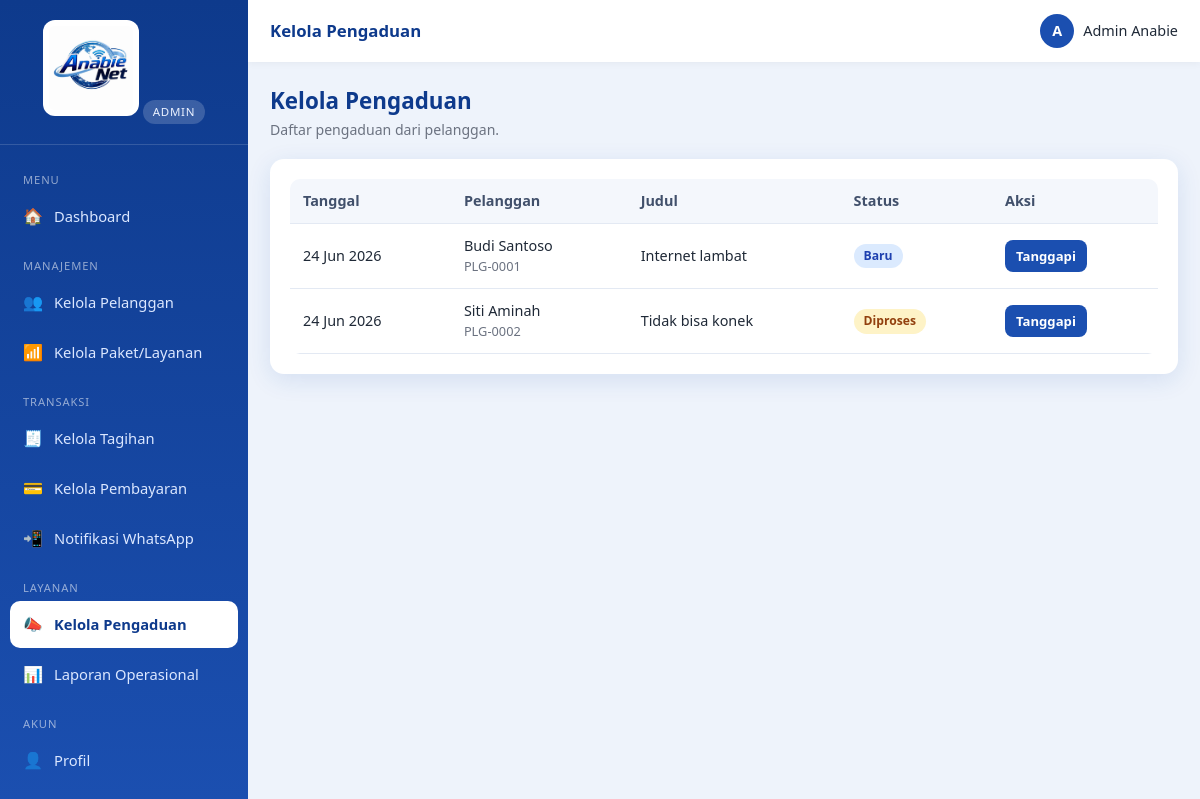
The app's page /index.php?r=pengaduan.index (signed in) with its own data.
### tables this page shows
CREATE TABLE `pengaduan` (
  `id`           INT AUTO_INCREMENT PRIMARY KEY,
  `pelanggan_id` INT NOT NULL,
  `judul`        VARCHAR(150) NOT NULL,
  `isi`          TEXT NOT NULL,
  `status`       ENUM('baru','diproses','selesai') NOT NULL DEFAULT 'baru',
  `tanggapan`    TEXT DEFAULT NULL,
  `created_at`   TIMESTAMP DEFAULT CURRENT_TIMESTAMP,
  CONSTRAINT `fk_pengaduan_pelanggan` FOREIGN KEY (`pelanggan_id`) REFERENCES `pelanggan`(`id`) ON DELETE CASCADE
);

CREATE TABLE `pelanggan` (
  `id`          INT AUTO_INCREMENT PRIMARY KEY,
  `user_id`     INT DEFAULT NULL,
  `kode`        VARCHAR(30) NOT NULL UNIQUE,
  `nama`        VARCHAR(120) NOT NULL,
  `no_hp`       VARCHAR(25) NOT NULL,
  `email`       VARCHAR(120) DEFAULT NULL,
  `alamat`      TEXT NOT NULL,
  `paket_id`    INT DEFAULT NULL,
  `status`      ENUM('aktif','isolir','nonaktif') NOT NULL DEFAULT 'aktif',
  `tgl_pasang`  DATE DEFAULT NULL,
  `created_at`  TIMESTAMP DEFAULT CURRENT_TIMESTAMP,
  CONSTRAINT `fk_pelanggan_user`  FOREIGN KEY (`user_id`)  REFERENCES `users`(`id`) ON DELETE SET NULL,
  CONSTRAINT `fk_pelanggan_paket` FOREIGN KEY (`paket_id`) REFERENCES `paket`(`id`) ON DELETE SET NULL
);

### app/lib/view.php (called while the page is built, shortened)
<?php
function render(string $view, array $data = [], array $opts = []): void
{
    extract($data, EXTR_SKIP);
    include VIEW_PATH . '/' . $view . '.php';
    include VIEW_PATH . '/partials/layout.php';
}

### app/controllers/pengaduan.php (called while the page is built, shortened)
<?php
function ctl_pengaduan_index(): void
{
    $pengaduan = query_all(
        "SELECT pg.*, p.nama AS pelanggan, p.kode, p.no_hp FROM pengaduan pg
         JOIN pelanggan p ON p.id = pg.pelanggan_id
         ORDER BY FIELD(pg.status,'baru','diproses','selesai'), pg.created_at DESC"
    );
    render('admin/pengaduan_index', compact('pengaduan'),
        ['title' => 'Kelola Pengaduan', 'active' => 'pengaduan.index']);
}

### public/index.php (called while the page is built, shortened)
<?php
require __DIR__ . '/../app/lib/db.php';
require __DIR__ . '/../app/lib/helpers.php';
require __DIR__ . '/../app/lib/view.php';
$r = $_GET['r'] ?? '';
[$handler, $roles] = $routes[$r];
call_user_func($handler);

### app/lib/db.php (called while the page is built, shortened)
<?php
function db(): PDO
{
    static $pdo = null;
    if ($pdo === null) {
        $dsn = sprintf('mysql:host=%s;port=%s;dbname=%s;charset=utf8mb4', DB_HOST, DB_PORT, DB_NAME);
        try {
            $pdo = new PDO($dsn, DB_USER, DB_PASS, [
                PDO::ATTR_ERRMODE            => PDO::ERRMODE_EXCEPTION,
                PDO::ATTR_DEFAULT_FETCH_MODE => PDO::FETCH_ASSOC,
                PDO::ATTR_EMULATE_PREPARES   => false,
            ]);
        } catch (PDOException $e) {
            http_response_code(500);
            die('Koneksi database gagal: ' . htmlspecialchars($e->getMessage()));
        }
    }
    return $pdo;
}
function query_all(string $sql, array $params = []): array
{
    $st = db()->prepare($sql);
    $st->execute($params);
    return $st->fetchAll();
}

### app/lib/helpers.php (called while the page is built, shortened)
<?php
function e($v): string
{
    return htmlspecialchars((string) ($v ?? ''), ENT_QUOTES, 'UTF-8');
}
function url(string $path = ''): string
{
    return BASE_URL . '/' . ltrim($path, '/');
}
function route(string $r, array $params = []): string
{
    $qs = array_merge(['r' => $r], $params);
    return url('index.php') . '?' . http_build_query($qs);
}
function tgl_id($d): string
{
    $ts = strtotime($d);
    $bulan = [1=>'Jan','Feb','Mar','Apr','Mei','Jun','Jul','Agu','Sep','Okt','Nov','Des'];
    return date('d', $ts) . ' ' . $bulan[(int) date('n', $ts)] . ' ' . date('Y', $ts);
}
function status_badge(string $status): string
{
    $map = [
        'lunas' => 'badge-success', 'belum_lunas' => 'badge-danger',
        'aktif' => 'badge-success', 'isolir' => 'badge-warning', 'nonaktif' => 'badge-muted',
        'baru' => 'badge-info', 'diproses' => 'badge-warning', 'selesai' => 'badge-success',
    ];
    return $map[$status] ?? 'badge-muted';
}
function status_label(string $status): string
{
    $map = [
        'belum_lunas' => 'Belum Lunas', 'lunas' => 'Lunas',
        'aktif' => 'Aktif', 'isolir' => 'Isolir', 'nonaktif' => 'Nonaktif',
        'baru' => 'Baru', 'diproses' => 'Diproses', 'selesai' => 'Selesai',
    ];
    return $map[$status] ?? ucfirst(str_replace('_', ' ', $status));
}

### app/views/admin/pengaduan_index.php (the view)
<div class="page-head">
  <div><h1>Kelola Pengaduan</h1><p class="sub">Daftar pengaduan dari pelanggan.</p></div>
</div>
<div class="card">
  <div class="table-wrap"><table class="tbl">
    <thead><tr><th>Tanggal</th><th>Pelanggan</th><th>Judul</th><th>Status</th><th>Aksi</th></tr></thead>
    <tbody>
    <?php if (!$pengaduan): ?>
      <tr><td colspan="5"><div class="empty">Belum ada pengaduan.</div></td></tr>
    <?php else: foreach ($pengaduan as $pg): ?>
      <tr>
        <td><?= tgl_id($pg['created_at']) ?></td>
        <td><?= e($pg['pelanggan']) ?><div class="text-muted" style="font-size:.8rem"><?= e($pg['kode']) ?></div></td>
        <td><?= e($pg['judul']) ?></td>
        <td><span class="badge <?= status_badge($pg['status']) ?>"><?= status_label($pg['status']) ?></span></td>
        <td><a class="btn btn-sm btn-primary" href="<?= route('pengaduan.show', ['id' => $pg['id']]) ?>">Tanggapi</a></td>
      </tr>
    <?php endforeach; endif; ?>
    </tbody>
  </table></div>
</div>

### public/assets/css/style.css (style rules this page uses)
:root { --primary:#1b4fb0; --primary-dark:#0e3a8c; --primary-light:#3b82f6; --accent:#22a7f0; --bg:#eef3fb; --surface:#ffffff; --text:#1f2937; --muted:#6b7280; --border:#e3e9f3; --success:#16a34a; --danger:#dc2626; --warning:#d97706; --info:#0284c7; --shadow:0 6px 24px rgba(27,79,176,.12); --radius:14px; --sidebar-w:248px; }
* { box-sizing:border-box;margin:0;padding:0 }
html,body { height:100% }
body { font-family:'Segoe UI',Roboto,Helvetica,Arial,sans-serif; background:var(--bg); color:var(--text); line-height:1.55; font-size:15px; }
a { color:var(--primary);text-decoration:none }
.btn { display:inline-flex;align-items:center;gap:7px;justify-content:center; padding:10px 18px;border:none;border-radius:10px;font-size:.92rem;font-weight:600; cursor:pointer;transition:transform .05s,filter .15s;text-decoration:none; }
.btn-primary { background:var(--primary);color:#fff }
.btn-sm { padding:6px 11px;font-size:.82rem;border-radius:8px }
.card { background:var(--surface);border-radius:var(--radius);box-shadow:var(--shadow);padding:20px;margin-bottom:20px }
.page-head { display:flex;align-items:center;justify-content:space-between;gap:12px;flex-wrap:wrap;margin-bottom:18px }
.page-head h1 { font-size:1.4rem;color:var(--primary-dark) }
.page-head .sub { color:var(--muted);font-size:.88rem }
.table-wrap { overflow-x:auto;border-radius:10px }
table.tbl { width:100%;border-collapse:collapse;font-size:.9rem;min-width:560px }
table.tbl th,table.tbl td { padding:11px 13px;text-align:left;border-bottom:1px solid var(--border);vertical-align:middle }
table.tbl th { background:#f4f7fc;color:#41506b;font-weight:600;white-space:nowrap }
.badge { display:inline-block;padding:3px 10px;border-radius:20px;font-size:.76rem;font-weight:600 }
.badge-warning { background:#fef3c7;color:#92400e }
.badge-info { background:#dbeafe;color:#1e40af }
.text-muted { color:var(--muted) }

### records on screen
pengaduan: created_at "24 Jun 2026", pelanggan.nama "Budi Santoso", pelanggan.kode "PLG-0001", judul "Internet lambat", status "Baru"
pengaduan: created_at "24 Jun 2026", pelanggan.nama "Siti Aminah", pelanggan.kode "PLG-0002", judul "Tidak bisa konek", status "Diproses"

### other values on screen
role_label($role) "ADMIN"
$group "MENU"
$ico "🏠"
$label "Dashboard"
$group "MANAJEMEN"
$ico "👥"
$label "Kelola Pelanggan"
$ico "📶"
$label "Kelola Paket/Layanan"
$group "TRANSAKSI"
$ico "🧾"
$label "Kelola Tagihan"
$ico "💳"
$label "Kelola Pembayaran"
$ico "📲"
